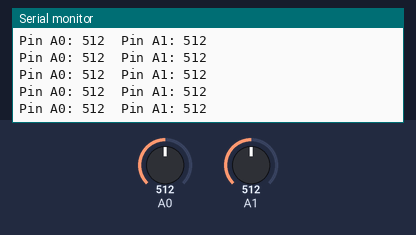
Recording of a sketch running on a simulated Arduino Uno, built with avr-gcc and run on an emulated ATmega328P. Shown: the last lines printed to the serial monitor. Inputs (shaded band) come from the test bench; at power-on: A0 = 512, A1 = 512.

Above: at 1.2 s.
1.3 s: A0 set to 716
At 1.31 s:
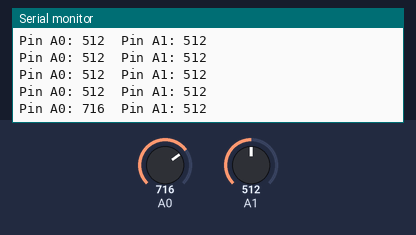
2.8 s: A1 set to 716
At 2.82 s:
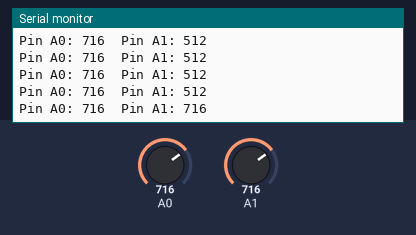
4.3 s: A0 set to 900
At 4.33 s:
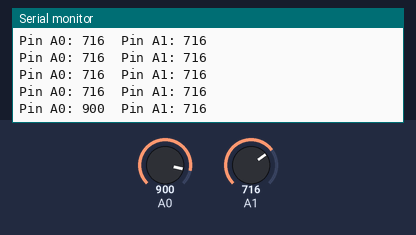
5.8 s: A1 set to 900
At 5.84 s:
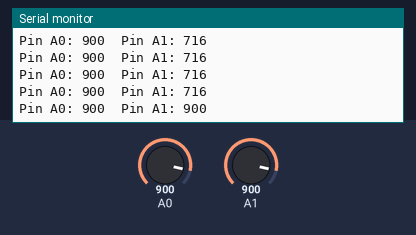
Timing chart, 0 to 8.3 s (numbered marks = the images above; inputs shaded):
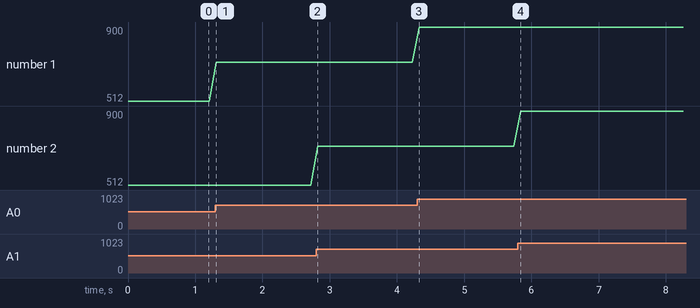

Measured:
- after the input at 1.3 s, the serial monitor: prints a new line at once (image 1)
- after the input at 2.8 s, the serial monitor: prints a new line at once (image 2)
- after the input at 4.3 s, the serial monitor: prints a new line at once (image 3)
- after the input at 5.8 s, the serial monitor: prints a new line at once (image 4)
- plotted number 1: 512 → 716 after the input at 1.3 s, 716 → 900 after the input at 4.3 s

The sketch:

potTest.ino
```cpp
void setup() {
  // put your setup code here, to run once:
  Serial.begin(9600);
}

void loop() {
  // put your main code here, to run repeatedly:
    Serial.print("Pin A0: ");   Serial.print(analogRead(A0));
  Serial.print("\tPin A1: "); Serial.println(analogRead(A1));
  delay(100);
}
```
